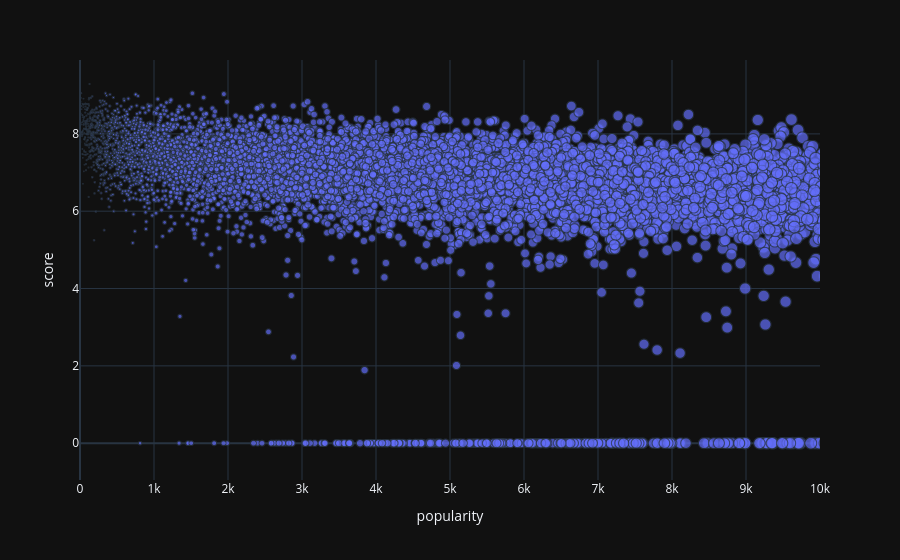

Here is the notebook cell this chart was saved with:
### Markdown cell above
##### Here we get a closer look of the downward curve

### Code cell
fig.update_xaxes(range = [0, 10000])
fig.show()

### Figure 1 — Plotly figure (JSON) as saved in the notebook; plotly's stock layout.template omitted (floating-point values rounded to 4 significant figures; data arrays with more than 128 entries replaced by an {"elided": "..."} marker saying what was removed)
{"data": [{"hovertemplate": "<b>%{hovertext}</b><br><br>popularity=%{marker.size}<br>score=%{y}<br>title=%{text}<extra></extra>", "hovertext": {"elided": "10020 str values"}, "legendgroup": "", "marker": {"color": "#636efa", "opacity": 0.7, "size": {"elided": "10020 int values"}, "sizemode": "area", "sizeref": 71.77, "symbol": "circle"}, "mode": "markers+text", "name": "", "showlegend": false, "x": {"elided": "10020 int values"}, "xaxis": "x", "y": {"elided": "10020 float values"}, "yaxis": "y", "type": "scattergl"}], "layout": {"xaxis": {"anchor": "y", "domain": [0.0, 1.0], "title": {"text": "popularity"}, "range": [0, 10000]}, "yaxis": {"anchor": "x", "domain": [0.0, 1.0], "title": {"text": "score"}}, "legend": {"tracegroupgap": 0, "itemsizing": "constant"}, "margin": {"t": 60}}}
